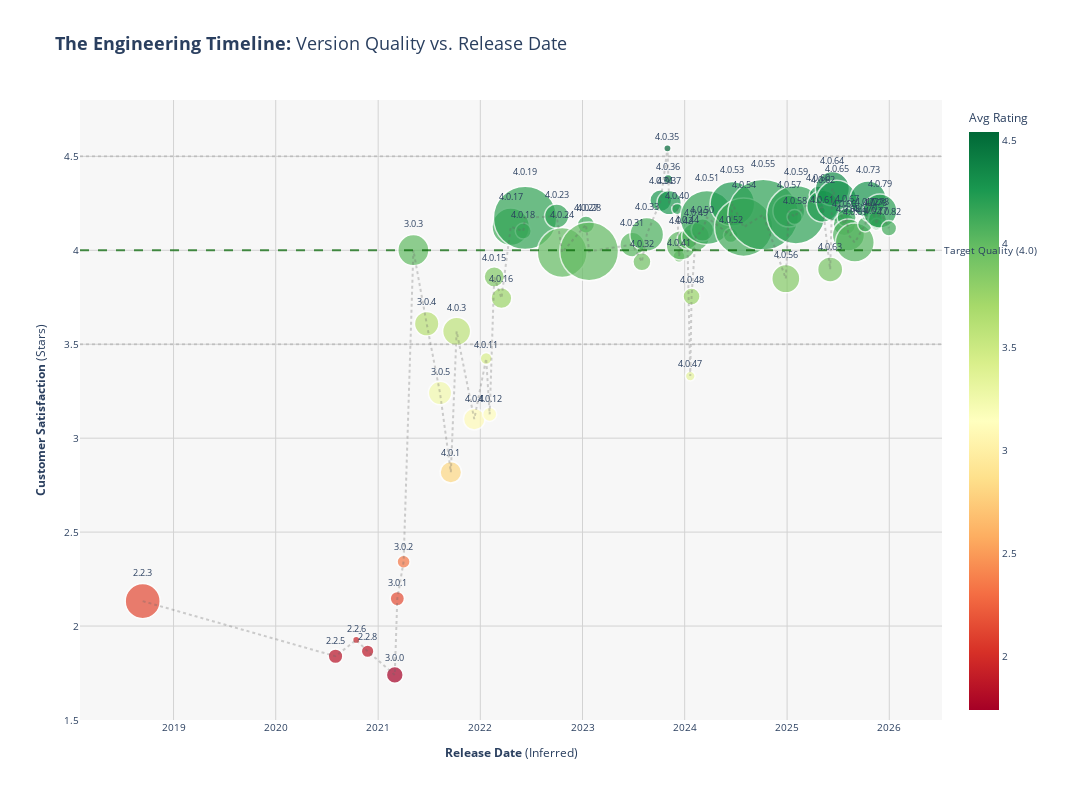

Here is the notebook cell this chart was saved with:
### Code cell
import plotly.express as px
import plotly.graph_objects as go
import pandas as pd

# 1. Prepare Data
df['at'] = pd.to_datetime(df['at'])

# Calculate Version Metrics
version_metrics = df.groupby('appVersion').agg({
    'at': 'min',              # Proxy for Release Date (First review timestamp)
    'score': 'mean',          # Quality
    'reviewId': 'count'       # Volume/Impact
}).reset_index()

# Rename for tooltips
version_metrics.columns = ['App Version', 'Release Date', 'Avg Score', 'Review Count']

# Filter for significant versions (>30 reviews) to remove noise
plot_data = version_metrics[version_metrics['Review Count'] > 30].sort_values('Release Date')

# 2. Build the Interactive Plot
fig = px.scatter(
    plot_data,
    x='Release Date',
    y='Avg Score',
    size='Review Count',
    color='Avg Score',
    hover_name='App Version',
    color_continuous_scale='RdYlGn', # Red to Green heatmap
    size_max=50,
    text='App Version', # Show version numbers on the chart
    title='<b>The Engineering Timeline:</b> Version Quality vs. Release Date'
)

# 3. Add Trajectory Line (Connect the dots)
fig.add_trace(
    go.Scatter(
        x=plot_data['Release Date'],
        y=plot_data['Avg Score'],
        mode='lines',
        line=dict(color='rgba(100,100,100,0.3)', width=2, dash='dot'),
        showlegend=False,
        hoverinfo='skip'
    )
)

# 4. Polish the Layout for Better Clarity
fig.update_traces(
    textposition='top center',
    textfont=dict(size=9),
    marker=dict(line=dict(width=1.5, color='white'))
)

fig.update_layout(
    template='plotly_white',
    height=800,
    width=1400,
    xaxis_title='<b>Release Date</b> (Inferred)',
    yaxis_title='<b>Customer Satisfaction</b> (Stars)',
    coloraxis_showscale=True,
    coloraxis=dict(
        colorbar=dict(title="Avg Rating", tickmode='linear', tick0=2, dtick=0.5)
    ),
    hovermode='closest',
    margin=dict(l=80, r=150, t=100, b=80),
    font=dict(size=10),
    title_font_size=18,
    xaxis=dict(
        showgrid=True,
        gridwidth=1,
        gridcolor='lightgray',
        zeroline=False
    ),
    yaxis=dict(
        range=[1.5, 4.8],
        showgrid=True,
        gridwidth=1,
        gridcolor='lightgray',
        zeroline=False
    ),
    plot_bgcolor='rgba(240,240,240,0.5)'
)

# Add "Target Line"
fig.add_hline(y=4.0, line_dash="dash", line_color="darkgreen", opacity=0.7, 
              annotation_text="Target Quality (4.0)", annotation_position="right")

# Add grid lines for better readability
fig.add_hline(y=3.5, line_dash="dot", line_color="gray", opacity=0.3)
fig.add_hline(y=4.5, line_dash="dot", line_color="gray", opacity=0.3)

fig.show()

### Figure 1 — Plotly figure (JSON) as saved in the notebook; plotly's stock layout.template omitted (floating-point values rounded to 4 significant figures)
{"data": [{"hovertemplate": "<b>%{hovertext}</b><br><br>Release Date=%{x}<br>Avg Score=%{marker.color}<br>Review Count=%{marker.size}<br>App Version=%{text}<extra></extra>", "hovertext": ["2.2.3", "2.2.5", "2.2.6", "2.2.8", "3.0.0", "3.0.1", "3.0.2", "3.0.3", "3.0.4", "3.0.5", "4.0.1", "4.0.3", "4.0.4", "4.0.11", "4.0.12", "4.0.15", "4.0.16", "4.0.17", "4.0.18", "4.0.19", "4.0.23", "4.0.24", "4.0.27", "4.0.28", "4.0.31", "4.0.32", "4.0.33", "4.0.34", "4.0.35", "4.0.36", "4.0.37", "4.0.40", "4.0.41", "4.0.42", "4.0.44", "4.0.47", "4.0.48", "4.0.49", "4.0.50", "4.0.51", "4.0.52", "4.0.53", "4.0.54", "4.0.55", "4.0.56", "4.0.57", "4.0.58", "4.0.59", "4.0.60", "4.0.61", "4.0.62", "4.0.63", "4.0.64", "4.0.65", "4.0.66", "4.0.67", "4.0.68", "4.0.69", "4.0.70", "4.0.72", "4.0.73", "4.0.76", "4.0.77", "4.0.78", "4.0.79", "4.0.82"], "legendgroup": "", "marker": {"color": [2.133, 1.839, 1.926, 1.866, 1.74, 2.146, 2.342, 4.001, 3.609, 3.241, 2.818, 3.569, 3.101, 3.424, 3.127, 3.859, 3.745, 4.125, 4.102, 4.172, 4.182, 3.988, 4.137, 3.994, 4.03, 3.939, 4.084, 4.265, 4.543, 4.38, 4.254, 4.22, 3.968, 4.026, 4.06, 3.331, 3.754, 4.072, 4.108, 4.175, 4.08, 4.248, 4.123, 4.189, 3.849, 4.209, 4.177, 4.189, 4.294, 4.212, 4.234, 3.898, 4.328, 4.263, 4.138, 4.174, 4.082, 4.041, 4.138, 4.186, 4.272, 4.17, 4.138, 4.162, 4.209, 4.117], "coloraxis": "coloraxis", "line": {"color": "white", "width": 1.5}, "size": [1599, 280, 68, 209, 369, 267, 222, 1265, 783, 711, 600, 1025, 611, 184, 260, 538, 561, 1834, 333, 5229, 768, 3238, 380, 4501, 792, 425, 1480, 615, 70, 100, 768, 164, 187, 1121, 533, 124, 378, 1013, 660, 3772, 276, 2595, 4417, 6504, 1032, 1318, 299, 4425, 422, 66, 1318, 823, 1512, 2190, 660, 476, 1349, 1972, 297, 172, 1715, 282, 188, 437, 1498, 315], "sizemode": "area", "sizeref": 2.602, "symbol": "circle"}, "mode": "markers+text", "name": "", "orientation": "v", "showlegend": false, "text": ["2.2.3", "2.2.5", "2.2.6", "2.2.8", "3.0.0", "3.0.1", "3.0.2", "3.0.3", "3.0.4", "3.0.5", "4.0.1", "4.0.3", "4.0.4", "4.0.11", "4.0.12", "4.0.15", "4.0.16", "4.0.17", "4.0.18", "4.0.19", "4.0.23", "4.0.24", "4.0.27", "4.0.28", "4.0.31", "4.0.32", "4.0.33", "4.0.34", "4.0.35", "4.0.36", "4.0.37", "4.0.40", "4.0.41", "4.0.42", "4.0.44", "4.0.47", "4.0.48", "4.0.49", "4.0.50", "4.0.51", "4.0.52", "4.0.53", "4.0.54", "4.0.55", "4.0.56", "4.0.57", "4.0.58", "4.0.59", "4.0.60", "4.0.61", "4.0.62", "4.0.63", "4.0.64", "4.0.65", "4.0.66", "4.0.67", "4.0.68", "4.0.69", "4.0.70", "4.0.72", "4.0.73", "4.0.76", "4.0.77", "4.0.78", "4.0.79", "4.0.82"], "textfont": {"size": 9}, "textposition": "top center", "type": "scatter", "x": ["2018-09-12T19:31:10", "2020-08-01T16:33:58", "2020-10-14T16:57:55", "2020-11-24T08:20:29", "2021-03-01T09:04:23", "2021-03-10T09:28:55", "2021-04-01T20:05:31", "2021-05-06T20:04:11", "2021-06-23T09:15:53", "2021-08-10T00:36:57", "2021-09-17T15:25:14", "2021-10-08T08:35:54", "2021-12-10T08:19:10", "2022-01-21T20:32:50", "2022-02-03T09:38:41", "2022-02-19T14:51:49", "2022-03-17T11:40:28", "2022-04-19T17:53:09", "2022-06-03T07:38:19", "2022-06-09T20:42:25", "2022-09-30T19:44:14", "2022-10-20T09:43:14", "2023-01-13T08:40:43", "2023-01-24T15:03:25", "2023-06-27T16:15:38", "2023-08-01T08:45:59", "2023-08-18T10:05:17", "2023-10-07T16:22:32", "2023-10-31T11:37:30", "2023-11-02T17:16:45", "2023-11-06T10:46:02", "2023-12-05T13:42:23", "2023-12-11T16:47:11", "2023-12-18T14:50:49", "2024-01-10T14:58:38", "2024-01-20T22:41:08", "2024-01-25T13:23:33", "2024-02-08T23:55:57", "2024-03-04T13:36:38", "2024-03-20T13:07:21", "2024-06-13T12:24:21", "2024-06-19T10:44:19", "2024-07-29T15:29:54", "2024-10-07T10:46:28", "2024-12-27T09:50:04", "2025-01-06T21:42:51", "2025-01-27T20:12:43", "2025-02-01T08:43:31", "2025-04-21T20:18:24", "2025-05-04T22:24:30", "2025-05-07T21:24:35", "2025-06-03T19:59:44", "2025-06-11T18:51:55", "2025-06-26T23:48:47", "2025-07-24T12:59:34", "2025-08-01T11:30:51", "2025-08-07T22:52:18", "2025-08-30T20:10:40", "2025-10-06T22:21:06", "2025-10-14T22:55:26", "2025-10-17T05:20:01", "2025-11-10T22:23:15", "2025-11-16T05:48:05", "2025-11-19T19:09:10", "2025-11-28T13:42:07", "2025-12-30T12:23:54"], "xaxis": "x", "y": [2.133, 1.839, 1.926, 1.866, 1.74, 2.146, 2.342, 4.001, 3.609, 3.241, 2.818, 3.569, 3.101, 3.424, 3.127, 3.859, 3.745, 4.125, 4.102, 4.172, 4.182, 3.988, 4.137, 3.994, 4.03, 3.939, 4.084, 4.265, 4.543, 4.38, 4.254, 4.22, 3.968, 4.026, 4.06, 3.331, 3.754, 4.072, 4.108, 4.175, 4.08, 4.248, 4.123, 4.189, 3.849, 4.209, 4.177, 4.189, 4.294, 4.212, 4.234, 3.898, 4.328, 4.263, 4.138, 4.174, 4.082, 4.041, 4.138, 4.186, 4.272, 4.17, 4.138, 4.162, 4.209, 4.117], "yaxis": "y"}, {"hoverinfo": "skip", "line": {"color": "rgba(100,100,100,0.3)", "dash": "dot", "width": 2}, "marker": {"line": {"color": "white", "width": 1.5}}, "mode": "lines", "showlegend": false, "textfont": {"size": 9}, "textposition": "top center", "type": "scatter", "x": ["2018-09-12T19:31:10", "2020-08-01T16:33:58", "2020-10-14T16:57:55", "2020-11-24T08:20:29", "2021-03-01T09:04:23", "2021-03-10T09:28:55", "2021-04-01T20:05:31", "2021-05-06T20:04:11", "2021-06-23T09:15:53", "2021-08-10T00:36:57", "2021-09-17T15:25:14", "2021-10-08T08:35:54", "2021-12-10T08:19:10", "2022-01-21T20:32:50", "2022-02-03T09:38:41", "2022-02-19T14:51:49", "2022-03-17T11:40:28", "2022-04-19T17:53:09", "2022-06-03T07:38:19", "2022-06-09T20:42:25", "2022-09-30T19:44:14", "2022-10-20T09:43:14", "2023-01-13T08:40:43", "2023-01-24T15:03:25", "2023-06-27T16:15:38", "2023-08-01T08:45:59", "2023-08-18T10:05:17", "2023-10-07T16:22:32", "2023-10-31T11:37:30", "2023-11-02T17:16:45", "2023-11-06T10:46:02", "2023-12-05T13:42:23", "2023-12-11T16:47:11", "2023-12-18T14:50:49", "2024-01-10T14:58:38", "2024-01-20T22:41:08", "2024-01-25T13:23:33", "2024-02-08T23:55:57", "2024-03-04T13:36:38", "2024-03-20T13:07:21", "2024-06-13T12:24:21", "2024-06-19T10:44:19", "2024-07-29T15:29:54", "2024-10-07T10:46:28", "2024-12-27T09:50:04", "2025-01-06T21:42:51", "2025-01-27T20:12:43", "2025-02-01T08:43:31", "2025-04-21T20:18:24", "2025-05-04T22:24:30", "2025-05-07T21:24:35", "2025-06-03T19:59:44", "2025-06-11T18:51:55", "2025-06-26T23:48:47", "2025-07-24T12:59:34", "2025-08-01T11:30:51", "2025-08-07T22:52:18", "2025-08-30T20:10:40", "2025-10-06T22:21:06", "2025-10-14T22:55:26", "2025-10-17T05:20:01", "2025-11-10T22:23:15", "2025-11-16T05:48:05", "2025-11-19T19:09:10", "2025-11-28T13:42:07", "2025-12-30T12:23:54"], "y": [2.133, 1.839, 1.926, 1.866, 1.74, 2.146, 2.342, 4.001, 3.609, 3.241, 2.818, 3.569, 3.101, 3.424, 3.127, 3.859, 3.745, 4.125, 4.102, 4.172, 4.182, 3.988, 4.137, 3.994, 4.03, 3.939, 4.084, 4.265, 4.543, 4.38, 4.254, 4.22, 3.968, 4.026, 4.06, 3.331, 3.754, 4.072, 4.108, 4.175, 4.08, 4.248, 4.123, 4.189, 3.849, 4.209, 4.177, 4.189, 4.294, 4.212, 4.234, 3.898, 4.328, 4.263, 4.138, 4.174, 4.082, 4.041, 4.138, 4.186, 4.272, 4.17, 4.138, 4.162, 4.209, 4.117]}], "layout": {"annotations": [{"showarrow": false, "text": "Target Quality (4.0)", "x": 1, "xanchor": "left", "xref": "x domain", "y": 4, "yanchor": "middle", "yref": "y"}], "coloraxis": {"colorbar": {"dtick": 0.5, "tick0": 2, "tickmode": "linear", "title": {"text": "Avg Rating"}}, "colorscale": [[0, "rgb(165,0,38)"], [0.1, "rgb(215,48,39)"], [0.2, "rgb(244,109,67)"], [0.3, "rgb(253,174,97)"], [0.4, "rgb(254,224,139)"], [0.5, "rgb(255,255,191)"], [0.6, "rgb(217,239,139)"], [0.7, "rgb(166,217,106)"], [0.8, "rgb(102,189,99)"], [0.9, "rgb(26,152,80)"], [1, "rgb(0,104,55)"]], "showscale": true}, "font": {"size": 10}, "height": 800, "hovermode": "closest", "legend": {"itemsizing": "constant", "tracegroupgap": 0}, "margin": {"b": 80, "l": 80, "r": 150, "t": 100}, "plot_bgcolor": "rgba(240,240,240,0.5)", "shapes": [{"line": {"color": "darkgreen", "dash": "dash"}, "opacity": 0.7, "type": "line", "x0": 0, "x1": 1, "xref": "x domain", "y0": 4, "y1": 4, "yref": "y"}, {"line": {"color": "gray", "dash": "dot"}, "opacity": 0.3, "type": "line", "x0": 0, "x1": 1, "xref": "x domain", "y0": 3.5, "y1": 3.5, "yref": "y"}, {"line": {"color": "gray", "dash": "dot"}, "opacity": 0.3, "type": "line", "x0": 0, "x1": 1, "xref": "x domain", "y0": 4.5, "y1": 4.5, "yref": "y"}], "title": {"font": {"size": 18}, "text": "<b>The Engineering Timeline:</b> Version Quality vs. Release Date"}, "width": 1400, "xaxis": {"anchor": "y", "domain": [0, 1], "gridcolor": "lightgray", "gridwidth": 1, "showgrid": true, "title": {"text": "<b>Release Date</b> (Inferred)"}, "zeroline": false}, "yaxis": {"anchor": "x", "domain": [0, 1], "gridcolor": "lightgray", "gridwidth": 1, "range": [1.5, 4.8], "showgrid": true, "title": {"text": "<b>Customer Satisfaction</b> (Stars)"}, "zeroline": false}}}
